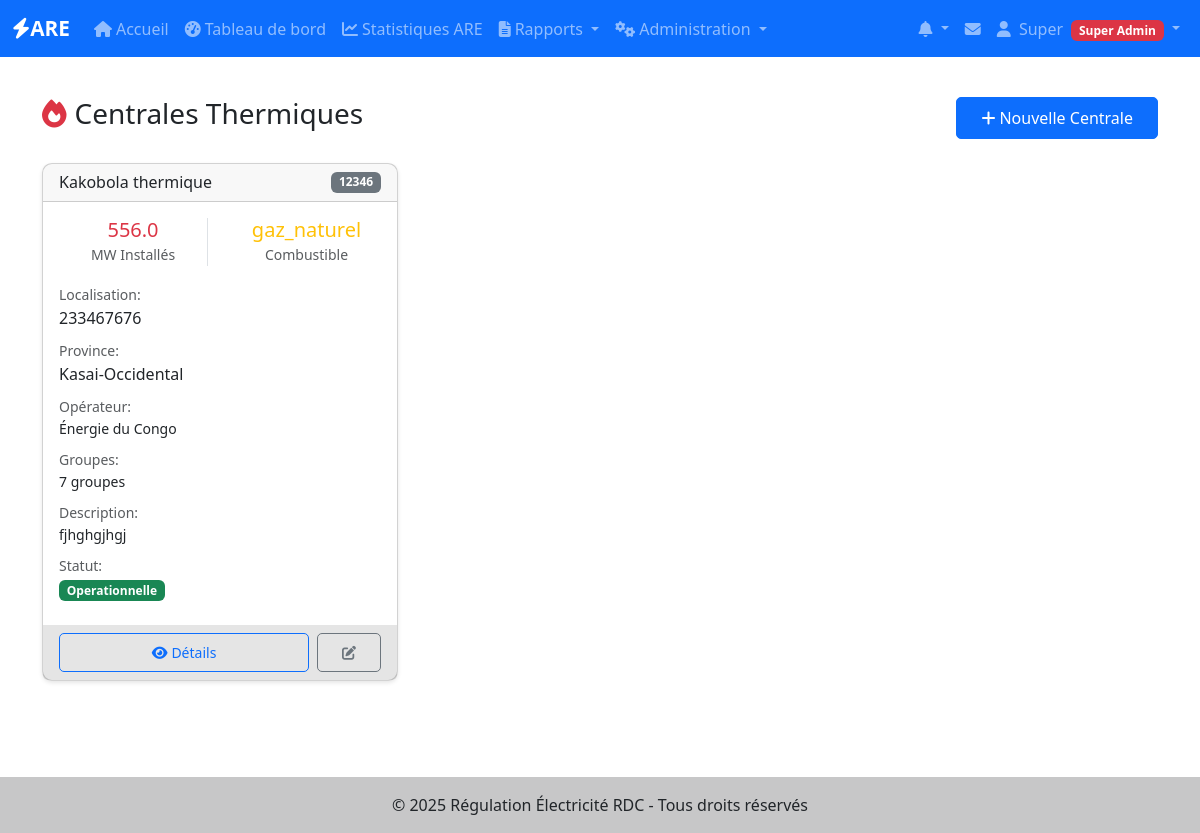
Before: /production-thermique/centrales (signed in) with the older database file.
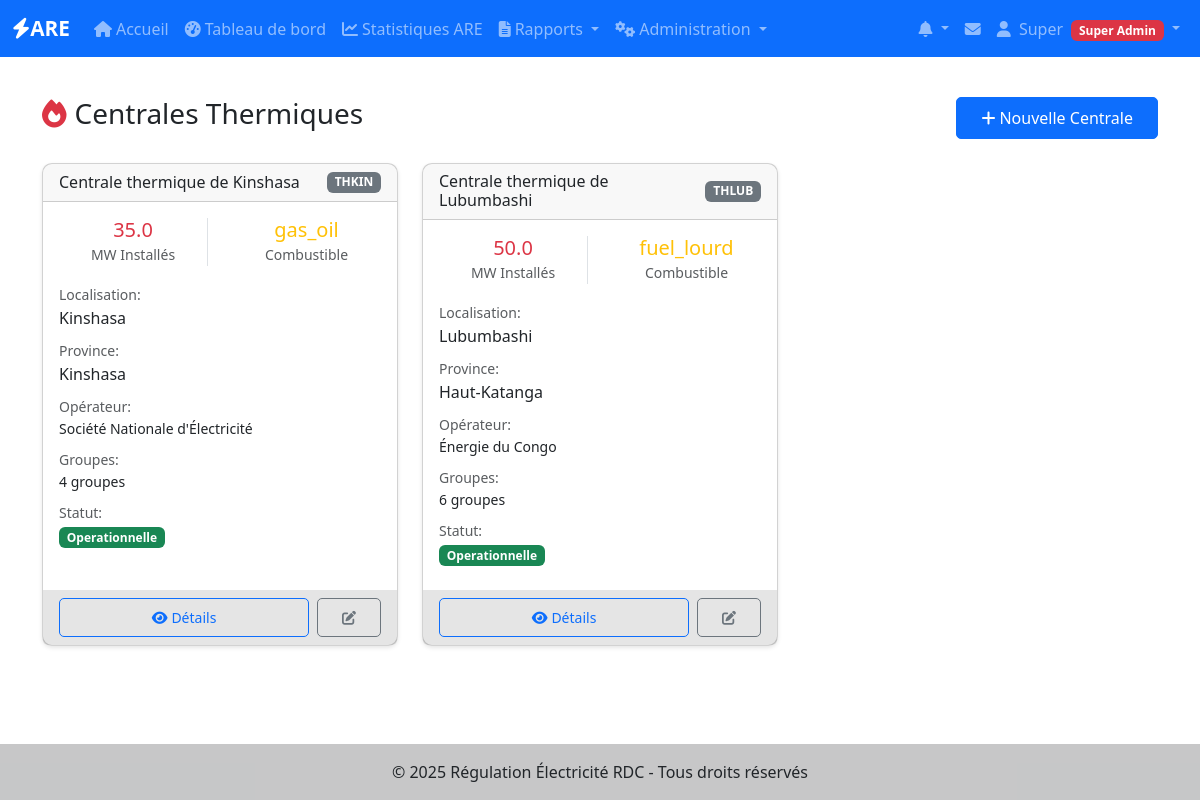
After: the same page with the newer database file.
### app/models/utilisateurs.py (models this page shows, shortened)
class User(UserMixin, BaseModel):
    __tablename__ = 'users'
    username = db.Column(db.String(80), unique=True, nullable=False, index=True)
    email = db.Column(db.String(120), unique=True, nullable=False, index=True)
    password_hash = db.Column(db.String(128), nullable=False)
    nom = db.Column(db.String(100))
    prenom = db.Column(db.String(100))
    role = db.Column(db.Enum('super_admin', 'admin_operateur', 'utilisateur_operateur'),
                    default='utilisateur_operateur', nullable=False)
    operateur_id = db.Column(db.Integer, db.ForeignKey('operateurs.id'), nullable=True)
    is_active = db.Column(db.Boolean, default=True, nullable=False)
    telephone = db.Column(db.String(20))
    derniere_connexion = db.Column(db.DateTime)
    operateur = db.relationship('Operateur', backref='users', lazy=True)
    def is_super_admin(self):
        return self.role == 'super_admin'
    def is_admin(self):
        return self.role in ['super_admin', 'admin_operateur']
    def has_permission(self, permission):
        permissions = {
            'super_admin': ['create_operateur', 'edit_operateur', 'delete_operateur',
                           'create_user', 'edit_user', 'delete_user', 'view_all_reports'],
            'admin_operateur': ['edit_own_operateur', 'create_user_operateur',
                               'edit_user_operateur', 'view_own_reports', 'create_reports'],
            'utilisateur_operateur': ['view_own_reports', 'create_reports', 'edit_own_reports']
        }
        return permission in permissions.get(self.role, [])

### app/models/production_thermique.py (models this page shows, shortened)
class CentraleThermique(BaseModel):
    __tablename__ = 'centrales_thermique'
    operateur_id = Column(Integer, ForeignKey('operateurs.id'), nullable=False)
    nom = Column(String(200), nullable=False, index=True)
    code = Column(String(50), unique=True, nullable=False)
    localisation = Column(String(200))
    province = Column(String(100))
    puissance_installee = Column(Float)  # MW
    puissance_disponible = Column(Float)  # MW
    type_centrale = Column(String(50))  # diesel, gaz, charbon, fuel lourd, biomasse
    type_combustible = Column(String(50))  # Principal type de combustible
    consommation_specifique = Column(Float)  # g/kWh - Consommation spécifique
    latitude = Column(Float)
    longitude = Column(Float)
    nombre_groupes = Column(Integer, default=0)
    type_moteur = Column(String(50))  # diesel, turbine gaz, turbine vapeur
    refroidissement = Column(String(50))  # air, eau, mixte
    niveau_tension = Column(Float)  # kV
    tension_evacuation = Column(String(50))  # kV
    systeme_demarrage = Column(String(50))  # manuel, automatique
    systeme_refroidissement = Column(String(100))
    capacite_stockage_combustible = Column(Float)  # litres ou tonnes
    autonomie_combustible = Column(Float)  # heures
    systeme_traitement_fumees = Column(Boolean, default=False)
    niveau_emission_nox = Column(Float)  # mg/Nm³
    niveau_emission_co = Column(Float)  # mg/Nm³
    certification_environnementale = Column(String(100))
    statut = Column(String(50), default='operationnelle')  # operationnelle, maintenance, arret
    mode_fonctionnement = Column(String(50))  # base, pointe, secours
    description = Column(Text)
    date_mise_service = Column(DateTime)
    date_derniere_revision = Column(DateTime)
    prochaine_maintenance = Column(DateTime)
    constructeur = Column(String(100))
    fournisseur_combustible = Column(String(100))
    annee_construction = Column(Integer)
    duree_vie_estimee = Column(Integer)  # années
    observations = Column(Text)
    operateur = relationship("Operateur", back_populates="centrales_thermique")
    rapports = relationship("RapportThermique", back_populates="centrale", cascade="all, delete-orphan")

### app/models/operateurs.py (models this page shows, shortened)
class Operateur(BaseModel):
    __tablename__ = 'operateurs'
    nom = db.Column(db.String(200), nullable=False, index=True)
    sigle = db.Column(db.String(50))
    type_operateur = db.Column(db.String(50))  # Production, Transport, Distribution
    adresse = db.Column(db.Text)
    ville = db.Column(db.String(100))
    province = db.Column(db.String(100))
    telephone = db.Column(db.String(20))
    email = db.Column(db.String(120))
    site_web = db.Column(db.String(200))
    numero_licence = db.Column(db.String(100), unique=True)
    date_licence = db.Column(db.Date)
    statut_licence = db.Column(db.String(20), default='active')  # active, suspendue, expirée
    capacite_installee = db.Column(db.Float)  # en MW
    zone_couverture = db.Column(db.Text)
    nombre_clients = db.Column(db.Integer)
    observations = db.Column(db.Text)
    centrales_hydro = db.relationship("CentraleHydro", back_populates="operateur", lazy=True)
    centrales_thermique = db.relationship("CentraleThermique", back_populates="operateur", lazy=True)
    centrales_solaire = db.relationship("CentraleSolaire", back_populates="operateur", lazy=True)
    lignes_transport = db.relationship("LigneTransport", back_populates="operateur", lazy=True)
    postes_transport = db.relationship("PosteTransport", back_populates="operateur", lazy=True)
    reseaux_distribution = db.relationship("ReseauDistribution", back_populates="operateur", lazy=True)

### app/production_thermique/routes.py (the view)
@production_thermique.route('/centrales')
@login_required
def liste_centrales():
    centrales = get_accessible_centrales_thermique()
    return render_template('production_thermique/liste_centrales.html',
                         centrales=centrales,
                         title='Centrales Thermiques')

### app/production_thermique/routes.py (called while the page is built)
def get_accessible_centrales_thermique():
    if current_user.is_admin():
        return CentraleThermique.query.filter_by(actif=True).all()
    elif current_user.operateur:
        return CentraleThermique.query.filter_by(
            operateur_id=current_user.operateur.id,
            actif=True
        ).all()
    return []

### app/templates/production_thermique/liste_centrales.html (shortened to what this page needs)
{% extends "base.html" %}
{% block content %}
<div class="d-flex justify-content-between align-items-center mb-4">
    <h1 class="h3">
        <i class="fas fa-fire me-2 text-danger"></i>Centrales Thermiques
    </h1>
    {% if current_user.is_super_admin() %}
    <a href="{{ url_for('production_thermique.nouvelle_centrale') }}" class="btn btn-primary">
        <i class="fas fa-plus me-1"></i>Nouvelle Centrale
    </a>
    {% endif %}
</div>
{% if centrales %}
<div class="row">
    {% for centrale in centrales %}
    <div class="col-md-6 col-lg-4 mb-4">
        <div class="card h-100">
            <div class="card-header d-flex justify-content-between align-items-center">
                <h6 class="mb-0">{{ centrale.nom }}</h6>
                <span class="badge bg-secondary">{{ centrale.code }}</span>
            </div>
            <div class="card-body">
                <div class="row text-center mb-3">
                    <div class="col-6">
                        <div class="border-end">
                            <h5 class="text-danger mb-0">{{ centrale.puissance_installee or 'N/A' }}</h5>
                            <small class="text-muted">MW Installés</small>
                        </div>
                    </div>
                    <div class="col-6">
                        <h5 class="text-warning mb-0">{{ centrale.type_combustible or 'N/A' }}</h5>
                        <small class="text-muted">Combustible</small>
                    </div>
                </div>
                <div class="mb-2">
                    <small class="text-muted">Localisation:</small>
                    <div>{{ centrale.localisation or 'Non spécifiée' }}</div>
                </div>
                <div class="mb-2">
                    <small class="text-muted">Province:</small>
                    <div>{{ centrale.province or 'Non spécifiée' }}</div>
                </div>
                {% if centrale.operateur %}
                <div class="mb-2">
                    <small class="text-muted">Opérateur:</small>
                    <div class="small">{{ centrale.operateur.nom }}</div>
                </div>
                {% endif %}
                {% if centrale.nombre_groupes %}
                <div class="mb-2">
                    <small class="text-muted">Groupes:</small>
                    <div class="small">{{ centrale.nombre_groupes }} groupes</div>
                </div>
                {% endif %}
                {% if centrale.description %}
                <div class="mb-2">
                    <small class="text-muted">Description:</small>
                    <div class="small">{{ centrale.description[:100] }}{% if centrale.description|length > 100 %}...{% endif %}</div>
                </div>
                {% endif %}
                <div class="mb-2">
                    <small class="text-muted">Statut:</small>
                    <div>
                        <span class="badge {% if centrale.statut == 'operationnelle' %}bg-success{% elif centrale.statut == 'maintenance' %}bg-warning{% else %}bg-danger{% endif %}">
                            {{ centrale.statut|title }}
                        </span>
                    </div>
                </div>
            </div>
            <div class="card-footer">
                <div class="d-flex gap-2">
                    <a href="{{ url_for('production_thermique.detail_centrale', id=centrale.id) }}"
                       class="btn btn-sm btn-outline-primary flex-fill">
                        <i class="fas fa-eye me-1"></i>Détails
                    </a>
                    {% if current_user.is_super_admin() %}
                    <a href="#"
                       class="btn btn-sm btn-outline-secondary">
                        <i class="fas fa-edit"></i>
                    </a>
                    {% endif %}
                </div>
            </div>
        </div>
    </div>
    {% endfor %}
</div>
{% endif %}
{% endblock %}

### app/templates/base.html (shortened to what this page needs)
<!DOCTYPE html>
<html lang="fr">
<head>
    <link href="https://cdn.jsdelivr.net/npm/bootstrap@5.3.0/dist/css/bootstrap.min.css" rel="stylesheet">
    <link rel="stylesheet" href="https://cdnjs.cloudflare.com/ajax/libs/font-awesome/6.4.0/css/all.min.css">
    <link rel="stylesheet" href="{{ url_for('static', filename='css/style.css') }}">
</head>
<body>
    <nav class="navbar navbar-expand-lg navbar-dark bg-primary">
        <div class="container-fluid">
            <a class="navbar-brand" href="{{ url_for('main.index') }}">
                <i class="fas fa-bolt"></i>ARE
            </a>
            <div class="collapse navbar-collapse" id="navbarNav">
                <ul class="navbar-nav me-auto">
                    <li class="nav-item">
                        <a class="nav-link" href="{{ url_for('main.index') }}">
                            <i class="fas fa-home me-1"></i>Accueil
                        </a>
                    </li>
                    {% if current_user.is_authenticated %}
                    <li class="nav-item">
                        <a class="nav-link" href="{{ url_for('are_dashboard.index') }}">
                            <i class="fas fa-tachometer-alt me-1"></i>Tableau de bord
                        </a>
                    </li>
                    {% if current_user.is_super_admin() %}
                    <li class="nav-item">
                        <a class="nav-link" href="{{ url_for('are_dashboard.statistiques') }}">
                            <i class="fas fa-chart-line me-1"></i>Statistiques ARE
                        </a>
                    </li>
                    {% endif %}
                    <li class="nav-item dropdown">
                        <a class="nav-link dropdown-toggle" href="#" id="rapportsDropdown" role="button" data-bs-toggle="dropdown">
                            <i class="fas fa-file-alt me-1"></i>Rapports
                        </a>
                    </li>
                    {% if current_user.is_super_admin() or current_user.is_admin_operateur() %}
                    <li class="nav-item dropdown">
                        <a class="nav-link dropdown-toggle" href="#" id="adminDropdown" role="button" data-bs-toggle="dropdown">
                            <i class="fas fa-cogs me-1"></i>Administration
                        </a>
                    </li>
                    {% endif %}
                    {% endif %}
                </ul>
                <ul class="navbar-nav">
                    {% if current_user.is_authenticated %}
                    {% from 'components/notifications.html' import dropdown_notifications %}
                    {{ dropdown_notifications() }}
                    <li class="nav-item dropdown">
                        <a class="nav-link position-relative" href="{{ url_for('notifications.messages') }}" title="Messagerie">
                            <i class="fas fa-envelope"></i>
                        </a>
                    </li>
                    <li class="nav-item dropdown">
                        <a class="nav-link dropdown-toggle" href="#" id="userDropdown" role="button" data-bs-toggle="dropdown">
                            <i class="fas fa-user me-1"></i>
                            {{ current_user.prenom or current_user.username }}
                            {% if current_user.is_super_admin() %}
                                <span class="badge bg-danger ms-1">Super Admin</span>
                            {% elif current_user.is_admin_operateur() %}
                                <span class="badge bg-warning ms-1">Admin</span>
                            {% endif %}
                        </a>
                    </li>
                    {% endif %}
                </ul>
            </div>
        </div>
    </nav>
    <main class="container my-4">
        {% block content %}{% endblock %}
    </main>
    <footer class="bg-light text-center text-lg-start mt-5">
        <div class="text-center p-3" style="background-color: rgba(0, 0, 0, 0.2);">
            © 2025 Régulation Électricité RDC - Tous droits réservés
        </div>
    </footer>
</body>
</html>

### app/templates/components/notifications.html (shortened to what this page needs)
{% macro dropdown_notifications() %}
<li class="nav-item dropdown" id="notifications-dropdown">
    <a class="nav-link dropdown-toggle position-relative" href="#" id="notificationsDropdown" role="button" data-bs-toggle="dropdown" aria-expanded="false">
        <i class="fas fa-bell"></i>
    </a>
</li>
{% endmacro %}

### app/static/css/style.css (style rules this page uses)
:root { --primary-color: #0d6efd; --secondary-color: #6c757d; --success-color: #198754; --danger-color: #dc3545; --warning-color: #ffc107; --info-color: #0dcaf0; }
body { min-height: 100vh; display: flex; flex-direction: column; }
main { flex: 1; }
.navbar-brand { font-weight: bold; font-size: 1.3rem; }
.card { border-radius: 10px; box-shadow: 0 2px 4px rgba(0,0,0,0.1); transition: transform 0.2s; }
.btn { border-radius: 5px; padding: 0.5rem 1.5rem; }
.btn-primary { background-color: var(--primary-color); border-color: var(--primary-color); }
footer { margin-top: auto; }
.card-footer { background-color: rgba(0, 0, 0, 0.1); border-top: none; }

Changed rows visible on the page:
changed CentraleThermique: nom "Kakobola thermique" → "Centrale thermique de Kinshasa"; code "12346" → "THKIN"; puissance_installee "556.0" → "35.0"; type_combustible "gaz_naturel" → "gas_oil"; localisation "233467676" → "Kinshasa"; province "Kasai-Occidental" → "Kinshasa"; operateur.nom "Énergie du Congo" → "Société Nationale d'Électricité"; nombre_groupes "7" → "4"; description "fjhghgjhgj" → (not shown)
added CentraleThermique: nom "Centrale thermique de Lubumbashi", code "THLUB", puissance_installee "50.0", type_combustible "fuel_lourd", localisation "Lubumbashi", province "Haut-Katanga", operateur.nom "Énergie du Congo", nombre_groupes "6", statut "Operationnelle"
